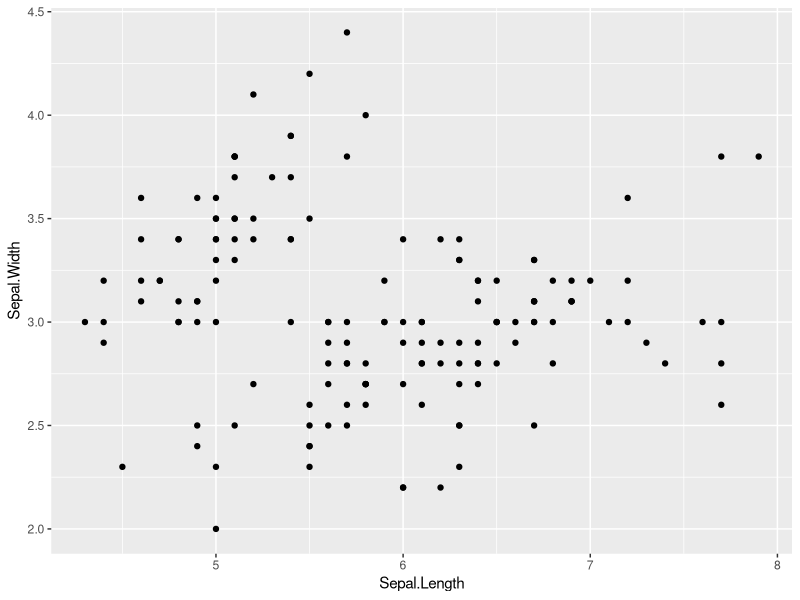
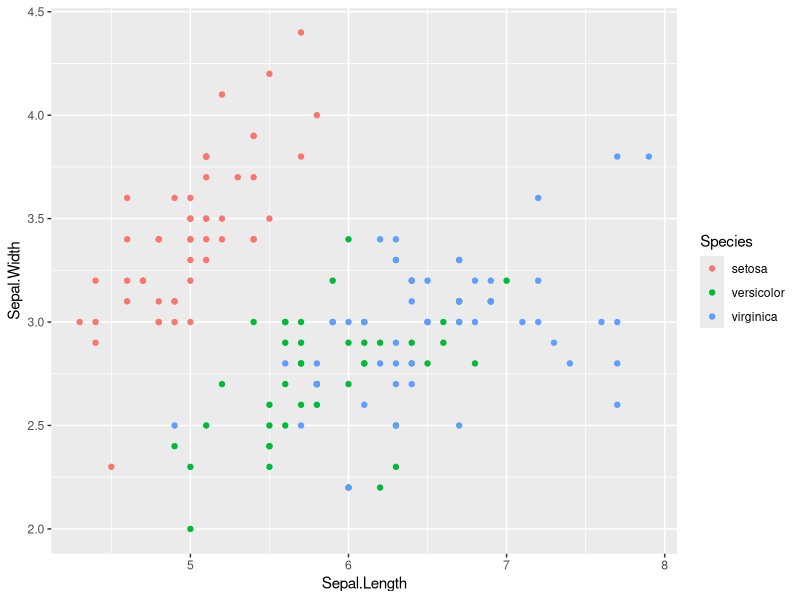
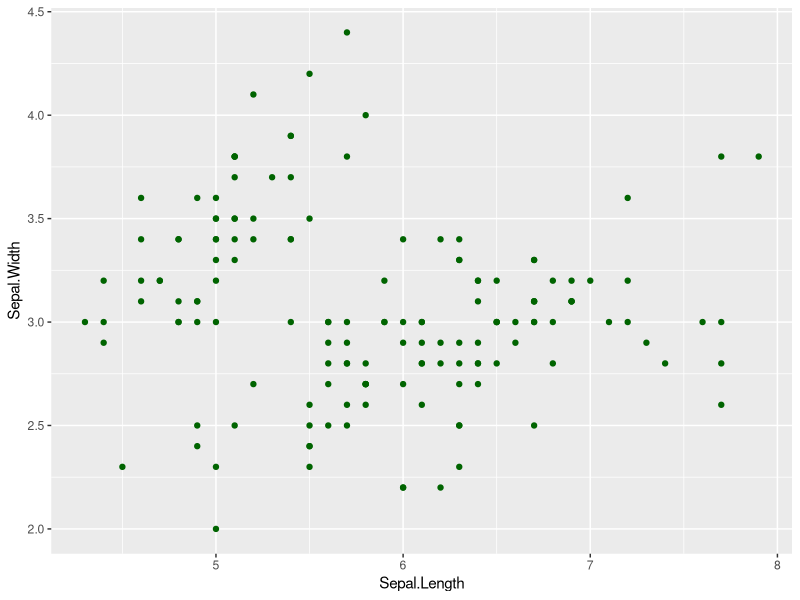
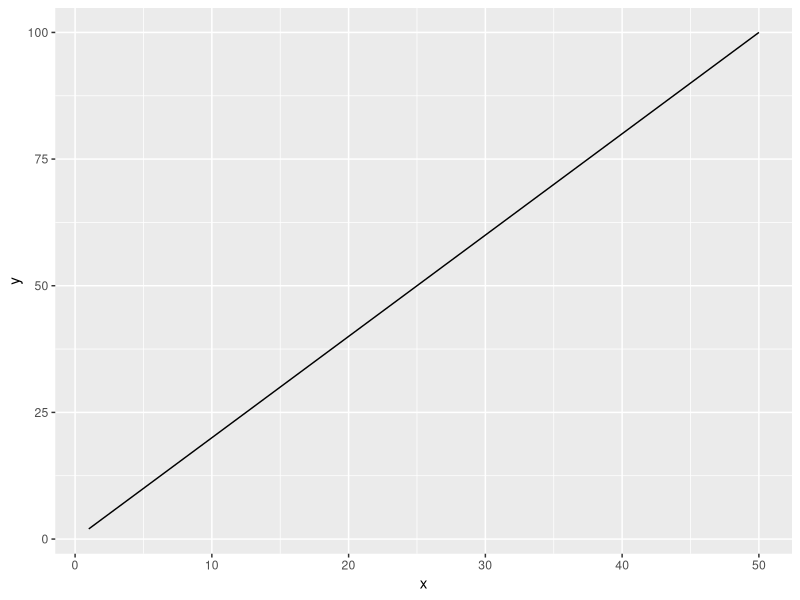
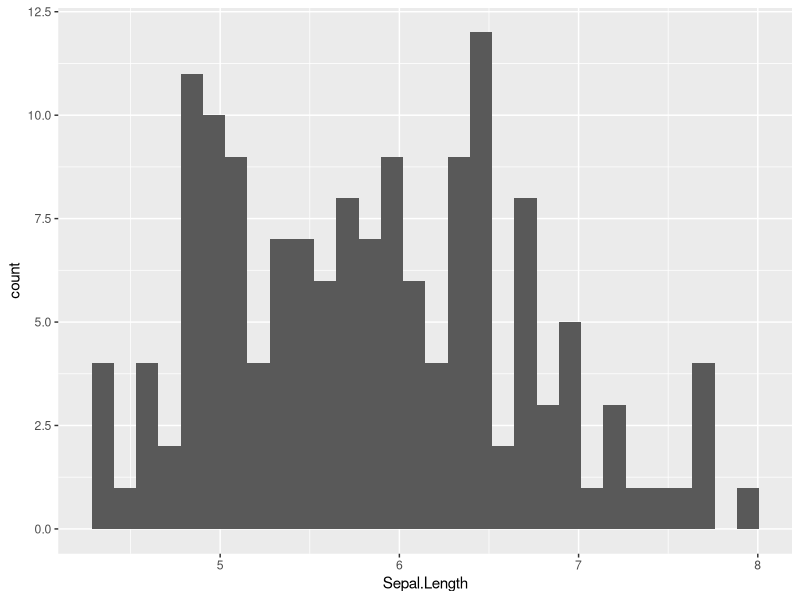
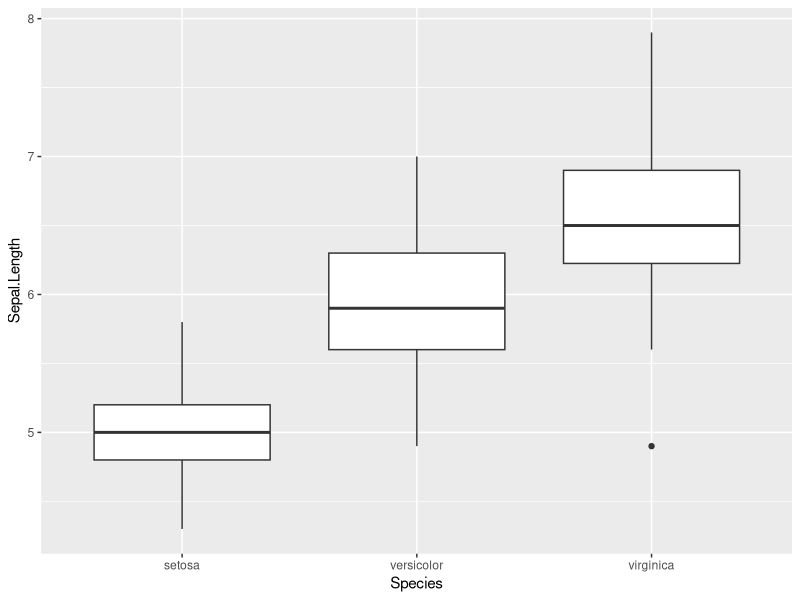
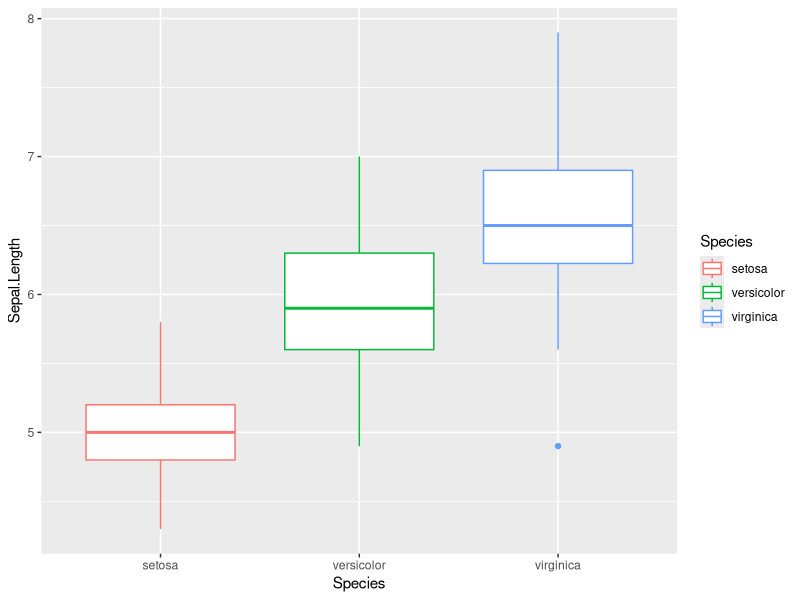
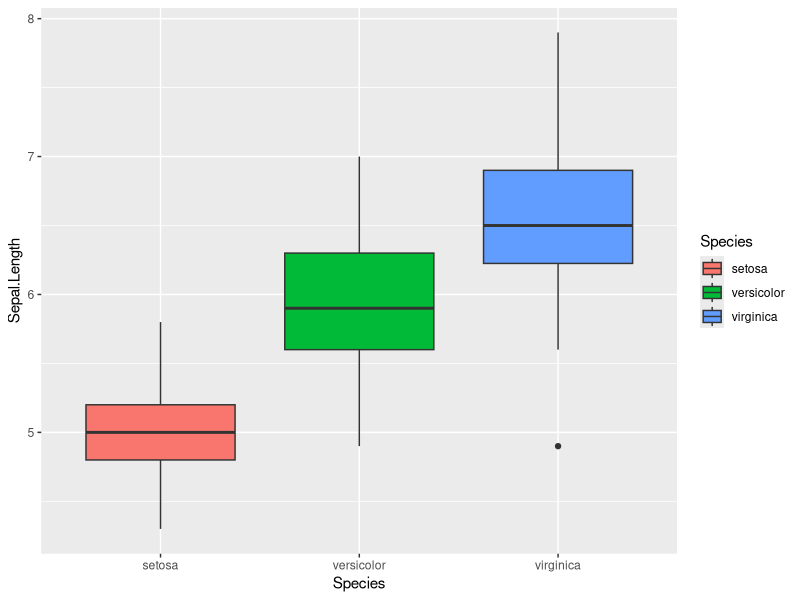

Write R code to recreate these figures, in order.
library(tidyverse)

#basic plot
#aes = aesthetic
#short cut piping: ctrl+shift+m -> %>% 
#aes (..., color= COLUMNAME) to color by data
# ctrl+shift+R = line
# point figure ------------------------------------------------------------



iris %>%
  ggplot(
    aes(x = Sepal.Length,
        y = Sepal.Width)
  ) +
  geom_point()

# color -------------------------------------------------------------------


#adjsting color#
iris %>% 
  ggplot(
    aes(x = Sepal.Length,
        y = Sepal.Width, 
        color = Species)
  ) +
  geom_point()
head(iris)

iris %>%
  ggplot(
    aes( x= Sepal.Length,
         y= Sepal.Width)
  ) +
  geom_point(color = "darkgreen")



# line figure -------------------------------------------------------------

df_x <- tibble( x = 1:50,
                y = 2 * x)
df_x


df_x %>% 
  ggplot(
    aes( x = x, 
         y = y)
  )  +
  geom_line()


# Histogram ---------------------------------------------------------------
iris %>% 
  ggplot(
    aes( x = Sepal.Length)
  ) +
  geom_histogram()


# box plot ----------------------------------------------------------------

iris %>% 
  ggplot(
    aes(x = Species,
        y = Sepal.Length)
  ) +
  geom_boxplot()

#change color
iris %>% 
  ggplot(
    aes( x = Species,
         y = Sepal.Length,
         color = Species)
  ) +
  geom_boxplot()

#change inside box
iris %>% 
  ggplot(
    aes( x = Species,
         y = Sepal.Length,
         fill = Species)
  ) +
  geom_boxplot()


# exercise ----------------------------------------------------------------

#Q1 Using 'iris' data, identify the longest sepal.Length using arrange() function

iris %>% 
  arrange(desc(Sepal.Length))

#Q2 Using iris data, filter individuals with sepal.width greater than 3.0
# Use fillter()

iris %>% 
  filter(Sepal.Width > 3.0)

#Q3 Using 'iris' data, select the columns "Petal.Length" and " Petal. Wifth", 
# and then arrange the order(descending) of rows by "Petal . Length"
#Assign the result to object "df_petal"

df_petal <- iris %>% 
  select(Petal.Length, Petal.Width) %>% 
  arrange(desc(Petal.Length))

df_petal 

#Q4 Calculate mean Sepal. Width by species; assign the results to "df-mean" 
# - hint group_by() and summarize()

df_mean <- iris %>% 
  group_by(Species) %>% 
  summarize(mean = mean(Sepal.Width))

df_mean

#Q5 Cerate a point figure of  petal.width (y-axis_ and sepal. width(x-axis)

iris %>% 
  ggplot(
    aes(x = Sepal.Width,
        y = Petal.Width)
  ) + 
  geom_point()
